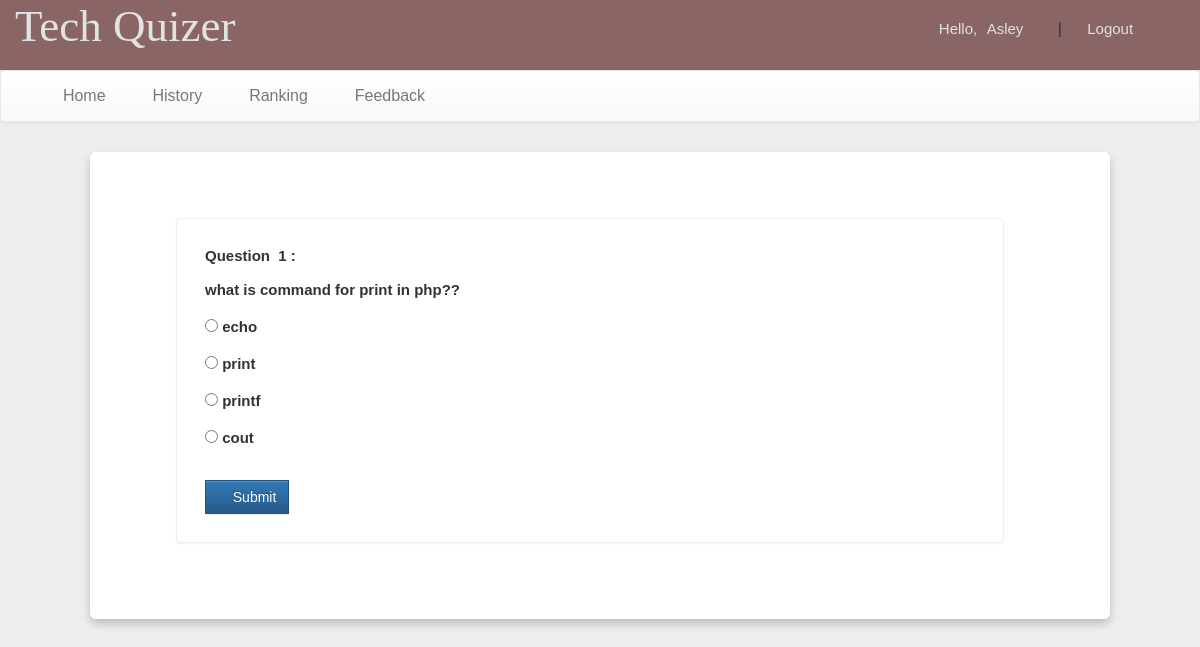
Page /account.php?q=quiz&step=2&eid=558921841f1ec&n=1&t=2 (signed in) on the committed database.
### tables this page shows
CREATE TABLE `questions` (
  `eid` text NOT NULL,
  `qid` text NOT NULL,
  `qns` text NOT NULL,
  `choice` int(10) NOT NULL,
  `sn` int(11) NOT NULL
);

CREATE TABLE `options` (
  `qid` varchar(50) NOT NULL,
  `option` varchar(5000) NOT NULL,
  `optionid` text NOT NULL
);

### account.php (the view, shortened to what this page needs)
<!DOCTYPE html PUBLIC "-//W3C//DTD XHTML 1.0 Transitional//EN" "http://www.w3.org/TR/xhtml1/DTD/xhtml1-transitional.dtd">
<html xmlns="http://www.w3.org/1999/xhtml">
<head>
<link  rel="stylesheet" href="css/bootstrap.min.css"/>
 <link  rel="stylesheet" href="css/bootstrap-theme.min.css"/>
 <link rel="stylesheet" href="css/main.css">
 <link  rel="stylesheet" href="css/font.css">
</head>
<body>
<div class="header">
<div class="row">
<div class="col-lg-6">
<span class="logo">Tech Quizer</span></div>
<div class="col-md-4 col-md-offset-2">
 <?php
 include_once 'dbConnection.php';
  if(!(isset($_SESSION['email']))){
header("location:main.php");
}
else
{
$name = $_SESSION['name'];
echo '<span class="pull-right top title1" ><span class="log1"><span class="glyphicon glyphicon-user" aria-hidden="true"></span>&nbsp;&nbsp;&nbsp;&nbsp;Hello,</span> <a href="account.php?q=1" class="log log1">'.$name.'</a>&nbsp;|&nbsp;<a href="logout.php?q=account.php" class="log"><span class="glyphicon glyphicon-log-out" aria-hidden="true"></span>&nbsp;Logout</button></a></span>';
}?>
</div>
</div></div>
<div class="bg">
<nav class="navbar navbar-default title1">
  <div class="container-fluid">
    <div class="collapse navbar-collapse" id="bs-example-navbar-collapse-1">
      <ul class="nav navbar-nav">
        <li <?php if(@$_GET['q']==1) echo'class="active"'; ?> ><a href="account.php?q=1"><span class="glyphicon glyphicon-home" aria-hidden="true"></span>&nbsp;Home<span class="sr-only">(current)</span></a></li>
        <li <?php if(@$_GET['q']==2) echo'class="active"'; ?>><a href="account.php?q=2"><span class="glyphicon glyphicon-list-alt" aria-hidden="true"></span>&nbsp;History</a></li>
		<li <?php if(@$_GET['q']==3) echo'class="active"'; ?>><a href="account.php?q=3"><span class="glyphicon glyphicon-stats" aria-hidden="true"></span>&nbsp;Ranking</a></li>
    <li <?php if(@$_GET['q']==4) echo'class="active"'; ?>><a href="feedback.php"><span class="glyphicon glyphicon-comment" aria-hidden="true"></span>&nbsp;Feedback</a></li></ul>
      </div>
  </div>
</nav>
<div class="container">
<div class="row">
<div class="col-md-12">
<?php
if(@$_GET['q']== 'quiz' && @$_GET['step']== 2) {
$eid=@$_GET['eid'];
$sn=@$_GET['n'];
$total=@$_GET['t'];
$q=mysqli_query($con,"SELECT * FROM questions WHERE eid='$eid' AND sn='$sn' " );
echo '<div class="panel" style="margin:5%">';
while($row=mysqli_fetch_array($q) )
{
$qns=$row['qns'];
$qid=$row['qid'];
echo '<b>Question &nbsp;'.$sn.'&nbsp;:<br><br>'.$qns.' <br>';
}
$q=mysqli_query($con,"SELECT * FROM options WHERE qid='$qid' " );
echo '<form action="update.php?q=quiz&step=2&eid='.$eid.'&n='.$sn.'&t='.$total.'&qid='.$qid.'" method="POST"  class="form-horizontal">
<br />';
while($row=mysqli_fetch_array($q) )
{
$option=$row['option'];
$optionid=$row['optionid'];
echo'<input type="radio" name="ans" value="'.$optionid.'"><b> '.$option.' </b><br><br>';
}
echo'<br /><button type="submit" class="btn btn-primary" style="border-radius:0%"><span class="glyphicon glyphicon-lock" aria-hidden="true"></span>&nbsp;Submit</button></form></div>';
}
?>
</div></div></div></div>
</body>
</html>

### css/main.css (style rules this page uses)
body { overflow-x: hidden; width: 100%; font: 15px "Century Gothic", "Times Roman", sans-serif; background: #eee; min-height: 550px; background-attachment: fixed; }
.bg { min-height: 540px; }
.panel { border-color: #eee; padding: 28px; font: 15px "Century Gothic", "Times Roman", sans-serif; margin-left: -18px; margin-top: 22px; }
.header { background: #896565; height: 70px; }
.logo { font-family: "typo"; font-size: 45px; color: #e2e2e2; margin: 15px; }
.title1 { font: 16px "Century Gothic", "Times Roman", sans-serif; }
.top { margin-top: 20px; }
.log1 { font: 15px "Ubuntu", sans-serif; color: #e2e2e2; margin-left: 10px; }
.log { margin: 10px; margin-right: 30px; margin-left: 5px; color: #e2e2e2; text-decoration: none; font-size: 20px; font-size: 15px; }
.container { width: 85%; background: #fff; border-radius: 6px; padding: 20px 60px 30px 40px; box-shadow: 0 5px 10px rgba(0, 0, 0, 0.2); margin-top: 30px; }

### rows in the picture
questions: qns "what is command for print in php??"
options: option "echo"
options: option "print"
options: option "printf"
options: option "cout"

### other values in the picture
$name "Asley"
